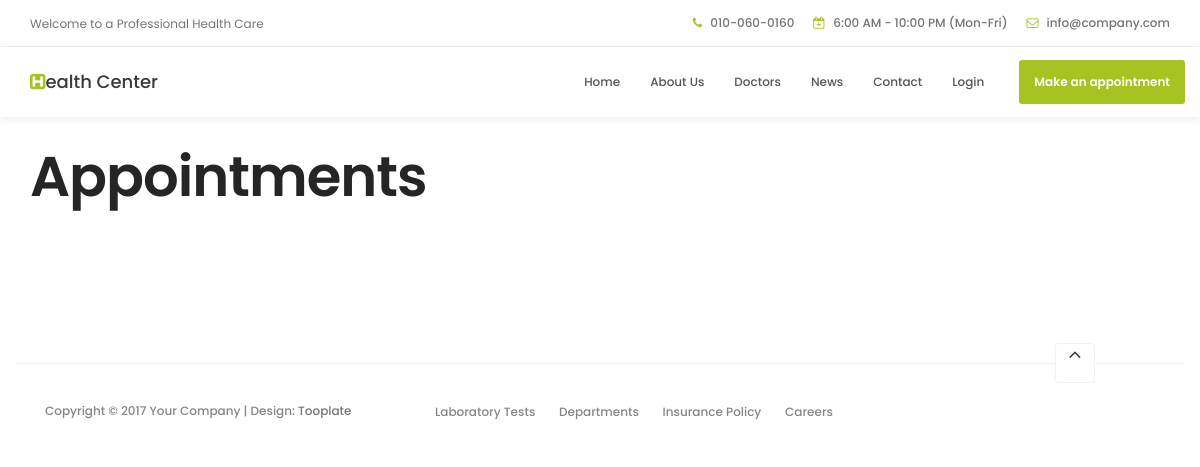
The app's page /hospital/allappointments/ (signed in), older data.
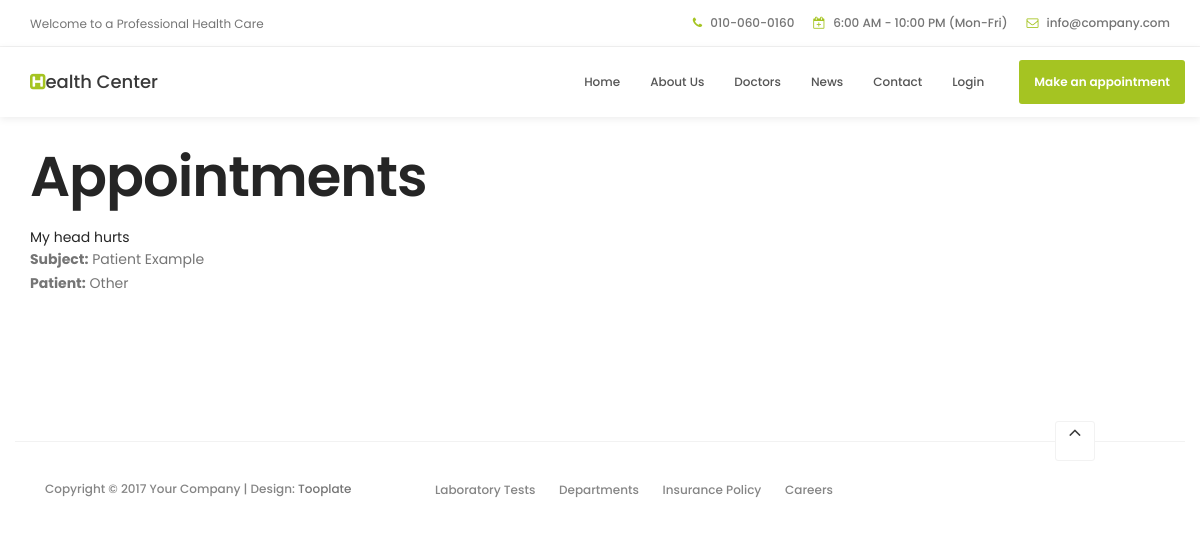
The same page, newer data.
### hospital/models.py (models this page shows, shortened)
class Appointment(models.Model):
    patientId = models.ForeignKey(Patient, on_delete= models.CASCADE)
    doctorId = models.ForeignKey(Doctor, on_delete= models.CASCADE)
    appointmentDate = models.DateField(null = True)
    description = models.TextField(max_length=1000)
    status = models.BooleanField(default=False)
    subject = models.TextField(max_length=50, null = False)
    department = models.CharField(max_length=50, choices=departments, null=True)
    date_created = models.DateField(auto_now=True)

class Patient(models.Model):
    user = models.OneToOneField(User, on_delete=models.CASCADE)
    address = models.CharField(max_length=40,null=True)
    phone = PhoneNumberField(null=True)
    image = models.ImageField(upload_to='hospital/static/hospital/profile_pics',null= True)
    description = models.CharField(max_length=500,null=True)
    assignedDoctorId = models.ForeignKey(Doctor, on_delete=models.CASCADE, null=True)
    admitDate = models.DateField(null=True)
    admitStatus = models.BooleanField(default=False)
    def __str__(self):
        return self.user.first_name + " " + self.user.last_name

### hospital/views.py (the view)
# urls.py: path('allappointments/', views.allappointments, name='appointment_list'),
def allappointments(request):
    current_user = request.user
    if Doctor.objects.filter(user=current_user).exists():
        appointment_list = Appointment.objects.all()
        return render(request, 'hospital/appointment_list.html',
                      {'appointment_list': appointment_list})
    else:
        messages.info("ACCESS DENIED")
        return redirect("hospital:login")

### hospital/templates/hospital/appointment_list.html
{% load static %}
<html lang="en">
<head>
     {% include "hospital/head.html" %}
</head>
<body id="top" data-spy="scroll" data-target=".navbar-collapse" data-offset="50">
    {% include "hospital/header.html" %}
    <div class="container">
        <h1>Appointments</h1>
        {% for appointment in appointment_list %}
        <div class="card">
            <div class="card-header">
               <a href="{% url 'hospital:appointment_detail' appointment.id %}"> {{ appointment.subject }}</a>
            </div>
            <div class="card-body">
              <p class="card-text">
                <strong>Subject:</strong> {{ appointment.patientId }}
                <br/>
                <strong>Patient:</strong> {{ appointment.department }}
                <br/>
              </p>
            </div>
          </div>
        {% endfor %}
    </div>
    {% include "hospital/footer_patients.html" %}
</body>
</html>

### hospital/templates/hospital/head.html (shortened to what this page needs)
{% load static %}
<link rel="stylesheet" type="text/css" href="{% static 'hospital/css/bootstrap.min.css' %}">
<link rel="stylesheet" type="text/css" href="{% static 'hospital/css/font-awesome.min.css' %}">
<link rel="stylesheet" type="text/css" href="{% static 'hospital/css/animate.css' %}">
<link rel="stylesheet" type="text/css" href="{% static 'hospital/css/owl.carousel.css' %}">
<link rel="stylesheet" type="text/css" href="{% static 'hospital/css/owl.theme.default.min.css' %}">
<link rel="stylesheet" href="{% static 'hospital/css/tooplate-style.css' %}">

### hospital/templates/hospital/header.html (shortened to what this page needs)
<header>
    <div class="container">
        <div class="row">
            <div class="col-md-4 col-sm-5">
                <p>Welcome to a Professional Health Care</p>
            </div>
            <div class="col-md-8 col-sm-7 text-align-right">
                <span class="phone-icon"><i class="fa fa-phone"></i> 010-060-0160</span>
                <span class="date-icon"><i class="fa fa-calendar-plus-o"></i> 6:00 AM - 10:00 PM (Mon-Fri)</span>
                <span class="email-icon"><i class="fa fa-envelope-o"></i> <a href="#">info@company.com</a></span>
            </div>
        </div>
    </div>
</header>
<section class="navbar navbar-default navbar-static-top" role="navigation">
    <div class="container">
        <div class="navbar-header">
            <a href="{% url 'hospital:index' %}" class="navbar-brand"><i class="fa fa-h-square"></i>ealth Center</a>
        </div>
        <div class="collapse navbar-collapse">
            <ul class="nav navbar-nav navbar-right">
                <li><a href="{% url 'hospital:index' %}" class="smoothScroll">Home</a></li>
                <li><a href="#about" class="smoothScroll">About Us</a></li>
                <li><a href="#team" class="smoothScroll">Doctors</a></li>
                <li><a href="#news" class="smoothScroll">News</a></li>
                <li><a href="#google-map" class="smoothScroll">Contact</a></li>
                <li class="dropdown">
                    <a href="#" class="dropdown-toggle" data-toggle="dropdown">Login</a>
                </li>
                <li class="appointment-btn"><a href="#appointment">Make an appointment</a></li>
            </ul>
        </div>
    </div>
</section>

### hospital/templates/hospital/footer_patients.html (shortened to what this page needs)
{% load static %}
<footer data-stellar-background-ratio="5">
    <div class="container">
        <div class="row">
            <div class="col-md-12 col-sm-12 border-top">
                <div class="col-md-4 col-sm-6">
                    <div class="copyright-text">
                        <p>Copyright &copy; 2017 Your Company
                            | Design: <a href="http://www.tooplate.com" target="_parent">Tooplate</a></p>
                    </div>
                </div>
                <div class="col-md-6 col-sm-6">
                    <div class="footer-link">
                        <a href="#">Laboratory Tests</a>
                        <a href="#">Departments</a>
                        <a href="#">Insurance Policy</a>
                        <a href="#">Careers</a>
                    </div>
                </div>
                <div class="col-md-2 col-sm-2 text-align-center">
                    <div class="angle-up-btn">
                        <a href="#top" class="smoothScroll wow fadeInUp" data-wow-delay="1.2s"><i class="fa fa-angle-up"></i></a>
                    </div>
                </div>
            </div>
        </div>
    </div>
</footer>

### hospital/static/hospital/css/tooplate-style.css (style rules this page uses)
body { background: #ffffff; font-family: 'Poppins', sans-serif; overflow-x: hidden; }
h1,h2,h3,h4,h5,h6 { font-weight: 600; line-height: inherit; }
h1,h2,h3,h4 { letter-spacing: -1px; }
h1 { color: #252525; font-size: 5em; }
p { color: #757575; font-size: 14px; font-weight: normal; line-height: 24px; }
html { -webkit-font-smoothing: antialiased; }
a { color: #252525; -webkit-transition: 0.5s; transition: 0.5s; text-decoration: none !important; }
.text-align-right { text-align: right; }
.text-align-center { text-align: center; }
.border-top { border-top: 1px solid #f2f2f2; margin-top: 4em; padding-top: 2.5em; }
header { background: #ffffff; border-bottom: 1px solid #f2f2f2; display: flex; height: 45px; }
header .col-md-8 { padding-right: 0; }
header p, header span { font-size: 12px; line-height: 24px; padding-top: 12px; }
header a, header span { color: #747474; }
header span { font-weight: 500; display: inline-block; padding: 11px 15px; }
header span.date-icon { border-left: 1px solid #f2f2f2; border-right: 1px solid #f2f2f2; padding-right: 19px; padding-left: 19px; }
header span i { color: #a5c422; margin-right: 5px; }
.navbar-default { background: #ffffff; box-shadow: 0 2px 8px rgba(0,0,0,.075); border: none; margin-bottom: 0; padding: 10px; }
.navbar-default .navbar-brand { color: #393939; font-weight: 500; }
.navbar-default .navbar-brand .fa { color: #a5c422; }
.navbar-default .navbar-nav li.appointment-btn { margin: 3px 0 0 20px; }
.navbar-default .navbar-nav li.appointment-btn a { background: #a5c422; border-radius: 3px; color: #ffffff; font-weight: 600; padding-top: 12px; padding-bottom: 12px; }
.navbar-default .navbar-nav li a { color: #555555; font-size: 12px; font-weight: 500; padding-right: 20px; padding-left: 20px; -webkit-transition: all ease-in-out 0.4s; transition: all ease-in-out 0.4s; }
footer { padding-top: 80px; padding-bottom: 40px; }
footer a { color: #757575; }
.copyright-text p, .footer-link a { color: #858585; font-size: 12px; font-weight: 500; }
.footer-link a { font-size: 12px; display: inline-block; padding: 0 10px; margin-top: 4px; }
.angle-up-btn { position: relative; bottom: 4em; display: block; }
.angle-up-btn a { background: #ffffff; border: 1px solid #f2f2f2; border-radius: 3px; font-size: 20px; color: #393939; display: inline-block; text-align: center; width: 40px; height: 40px; line-height: 38px; transition: transform 0.1s ease-in; transform: translateX(0); }
@media only screen and (max-width: 1200px) { h1 { font-size: 4em; } }
@media only screen and (max-width: 1200px) { header { height: inherit; } }
@media only screen and (max-width: 1200px) { header span.date-icon { border: 0; padding-right: 0; padding-left: 0; } }
@media only screen and (max-width: 1200px) { header span.email-icon { padding-top: 0; } }
@media only screen and (max-width: 1200px) { .navbar-default .navbar-nav li a { padding-right: 15px; padding-left: 15px; } }

Row changes from the older to the newer data that the page shows:
added Appointment: subject "My head hurts", patientId "Patient Example", department "Other"
